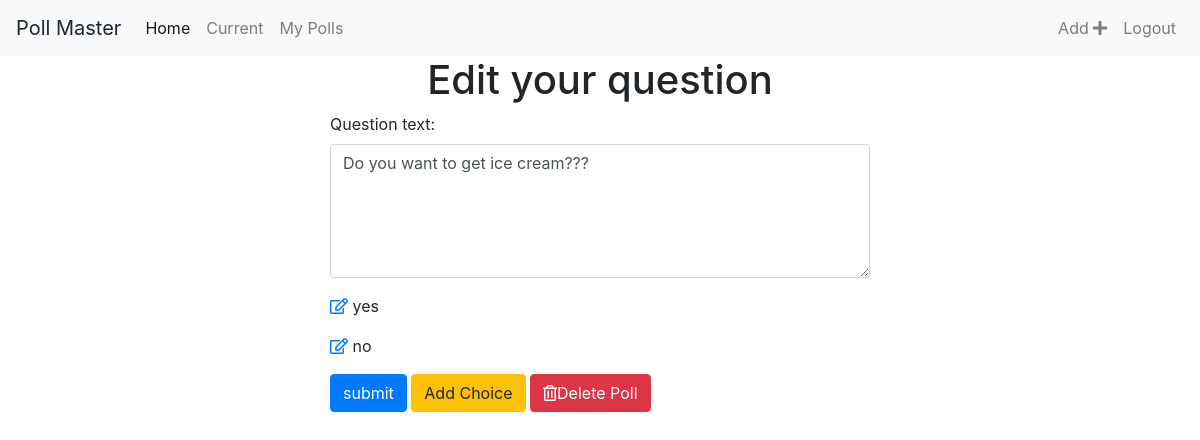
The page /polls/edit/24/ (signed in) on the database its author committed.
### polls/models.py (models this page shows, shortened)
class Poll(models.Model):
    owner = models.ForeignKey(User, on_delete=models.CASCADE, default=1)
    question_text = models.CharField(max_length=200)
    pub_date = models.DateField()

class Choice(models.Model):
    poll = models.ForeignKey(Poll, on_delete=models.CASCADE)
    choice_text = models.CharField(max_length=200)

### polls/views.py (the view)
# urls.py: path('edit/<int:poll_id>/', views.edit_poll, name='edit_poll'),
@login_required
def edit_poll(request, poll_id):
    poll = get_object_or_404(Poll, id=poll_id)
    if request.user != poll.owner:
        redirect('/')
    if request.method == "POST":
        form = EditPollForm(request.POST, instance=poll)
        if form.is_valid():
            form.save()
            messages.success(request,
                             'Changes saved!',
                             extra_tags='alert alert-success alert-dismissible fade show')
            return redirect('polls:list')
    else:
        form = EditPollForm(instance=poll)
    return render(request, 'edit_poll.html', {'form': form, 'poll': poll})

### polls/forms.py
class EditPollForm(forms.ModelForm):
    class Meta:
        model = Poll
        fields = ['question_text']
        widgets = {
            'question_text': forms.Textarea(attrs={'class': 'form-control', 'rows': 5, 'cols': 10})
        }

### polls/templates/edit_poll.html (shortened to what this page needs)
{% extends 'base.html' %}
{% block content %}
<div class="container">
  <h1 class="text-center">Edit your question</h1>
  <div class="row">
    <div class="col-sm-6 offset-sm-3">
      <form action="" method="post">
        {% for field in form %}
          <div class="form-group">
            {{ field.label_tag }}
            {{ field }}
          </div>
        {% endfor %}
        {% for choice in poll.choice_set.all %}
          <p><a href="{% url 'polls:edit_choice' choice.id %}"><i class="far fa-edit"></i></a> {{ choice.choice_text }}</p>
        {% endfor %}
       <input type="submit" value="submit" class="btn btn-primary">
       <a href="{% url 'polls:add_choice' poll.id %}" class="btn btn-warning">Add Choice</a>
       <a href="{% url 'polls:delete_poll_confirm' poll.id %}" class='btn btn-danger'><i class="far fa-trash-alt"></i>Delete Poll</a>
      </form>
    </div>
  </div>
</div>
{% endblock %}

### rows shown on the page
Poll: form "Do you want to get ice cream???"
Choice: choice_text "yes"
Choice: choice_text "no"

### other values the page prints
{{ field.label_tag }} "Question text:"
